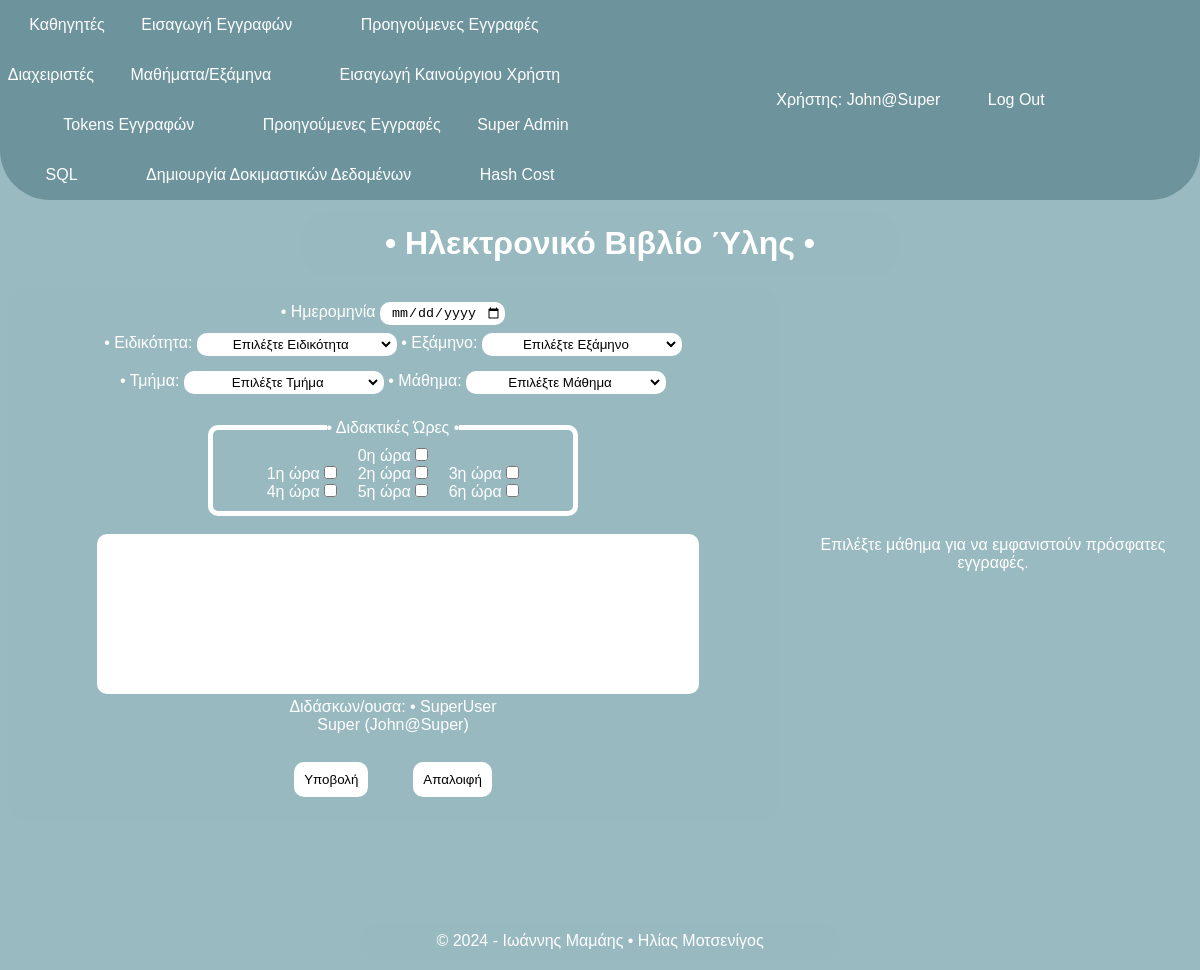
Before: /user/index.php (signed in) with the older database file.
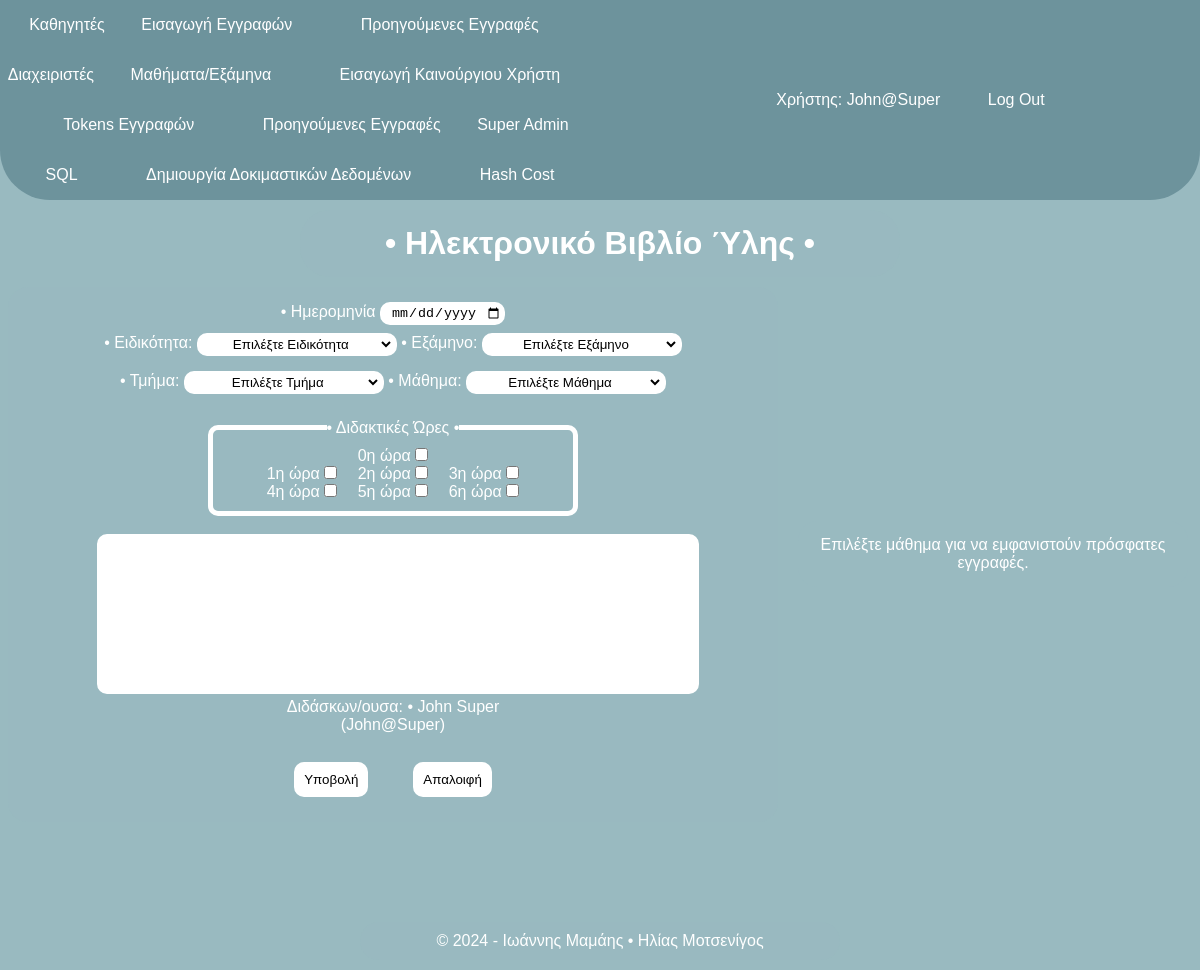
After: the same page with the newer database file.
### tables this page shows
CREATE TABLE `user` (
  `id` int NOT NULL AUTO_INCREMENT,
  `username` varchar(20) NOT NULL,
  `password` varchar(255) NOT NULL,
  `fname` varchar(20) NOT NULL,
  `lname` varchar(20) NOT NULL,
  `email` varchar(20) DEFAULT NULL,
  `isAdmin` int DEFAULT '0',
  `isActive` int DEFAULT '1',
  `tokenUsed` int DEFAULT NULL,
  `signupDate` date DEFAULT NULL,
  PRIMARY KEY (`id`),
  CONSTRAINT `user_chk_1` CHECK ((`isAdmin` in (0,1,2)))
);

### user/mainform.php (the view, shortened to what this page needs)
<?php
  $fname = $lname = $userid = "";
  $nameQuery = "SELECT fname, lname FROM USER WHERE username = '$username';";
  $result = $GLOBALS['conn']->query($nameQuery);
  if ($result->num_rows>0){
      while($row = $result->fetch_assoc()){
          $fname = $row['fname'];
          $lname = $row['lname'];
      }
  }
?>
<div id="pageTitle">
    <h1>• Ηλεκτρονικό Βιβλίο Ύλης •</h1>
</div>
<div class="flexbox" id="mainpage">
    <div id="entryInfo">
        <form  method="POST" action="<?php echo htmlspecialchars($_SERVER['PHP_SELF']);?>">
            <div id="mainInfo">
                <fieldset id="mainInfoFieldset">
                    <label for="entryDate">• Ημερομηνία</label>
                    <input type="date" name="entryDate" id="entryDate">
                    <br>
                    <label for="specialty">• Eιδικότητα: </label>
                    <select name="specialty" id="specialty">
                    <option value="" disabled selected>Επιλέξτε Ειδικότητα</option>
                    </select>
                    <label for="semester">• Εξάμηνο: </label>
                    <span id=semester_span>
                        <select name="semester" id="semester">
                            <option value="" disabled selected>Επιλέξτε Εξάμηνο</option>
                        </select>
                    </span>
                    <br>
                    <label for="class">• Τμήμα: </label>
                        <span id="class_span">
                        <select name="class" id="class">
                        <option value="" disabled selected>Επιλέξτε Τμήμα</option>
                        </select>
                    </span>
                    <label for="subject">• Μάθημα: </label>
                    <span id="subject_span">
                        <select  name="subject" id="subject">
                            <option value="" disabled selected>Επιλέξτε Μάθημα</option>
                        </select>
                    </span>
                    </fieldset>
            </div>
            <br>
            <div id="secondaryInfoContainer">
                <fieldset id="periodField">
                    <legend>• Διδακτικές Ώρες •</legend>
                    <label for="period_0">0η ώρα</label>
                    <input type="checkbox" id="period_0" name="period[]" value="0"><br>
                    <label for="period_1">1η ώρα</label>
                    <input type="checkbox" id="period_1" name="period[]" value="1">&emsp;
                    <label for="period_2">2η ώρα</label>
                    <input type="checkbox" id="period_2" name="period[]" value="2">&emsp;
                    <label for="period_3">3η ώρα</label>
                    <input type="checkbox" id="period_3" name="period[]" value="3"><br>
                    <label for="period_4">4η ώρα</label>
                    <input type="checkbox" id="period_4" name="period[]" value="4">&emsp;
                    <label for="period_5">5η ώρα</label>
                    <input type="checkbox" id="period_5" name="period[]" value="5">&emsp;
                    <label for="period_6">6η ώρα</label>
                    <input type="checkbox" id="period_6" name="period[]" value="6">
                </fieldset>
                <br>
                <textarea name="entry" id="entry" cols="50" rows="10" maxlength="512"></textarea>
                <br>
            </div>
            <div>
                <p id="teacher-info">Διδάσκων/ουσα: <?php echo "• $fname $lname ($username)";?></p>
            </div>
            <br>
            <div style="text-align:center;">
                <button type="submit" value="submit" id="submit" name="submit">Υποβολή</button> &emsp; <button type="reset">Απαλοιφή</button>
            </div>
        </form>
    </div>
        <div id="pastEntries">
            <p>
                Επιλέξτε μάθημα για να εμφανιστούν πρόσφατες εγγραφές.
            </p>
        </div>
</div>

Changed rows visible on the page:
changed user "Super": fname "SuperUser" → "John"
